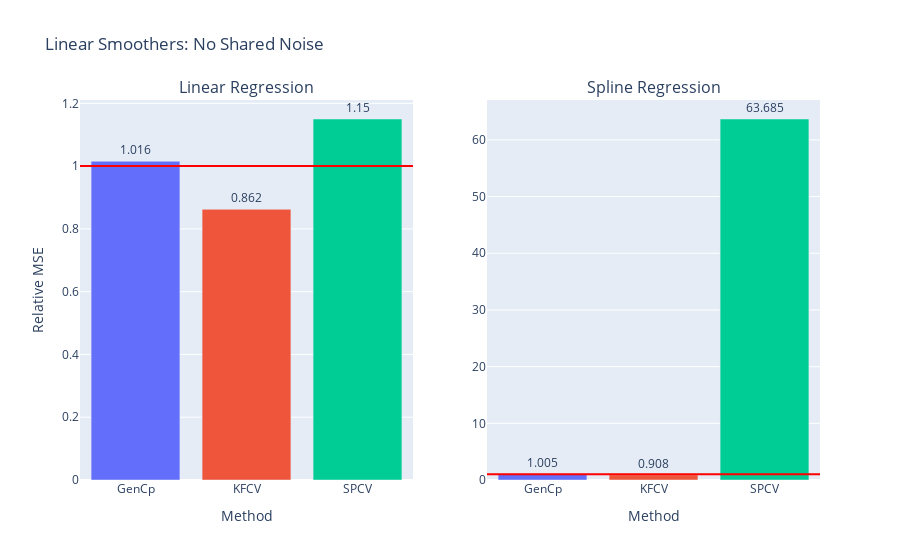

The notebook cell this image was saved under:
### Code cell
fig = gen_model_barplots(
    model_errs, 
    model_names, 
    est_names, 
    title="Linear Smoothers: No Shared Noise"
)
fig.show()

### Figure 1 — Plotly figure (JSON) as saved in the notebook; plotly's stock layout.template omitted (floating-point values rounded to 4 significant figures)
{"data": [{"marker": {"color": ["#636EFA", "#EF553B", "#00CC96", "#AB63FA", "#FFA15A", "#19D3F3", "#FF6692", "#B6E880", "#FF97FF", "#FECB52"]}, "text": [1.016, 0.862, 1.15], "textposition": "outside", "type": "bar", "x": ["GenCp", "KFCV", "SPCV"], "xaxis": "x", "y": [1.016, 0.8625, 1.15], "yaxis": "y"}, {"marker": {"color": ["#636EFA", "#EF553B", "#00CC96", "#AB63FA", "#FFA15A", "#19D3F3", "#FF6692", "#B6E880", "#FF97FF", "#FECB52"]}, "text": [1.005, 0.908, 63.69], "textposition": "outside", "type": "bar", "x": ["GenCp", "KFCV", "SPCV"], "xaxis": "x2", "y": [1.005, 0.9075, 63.69], "yaxis": "y2"}], "layout": {"annotations": [{"font": {"size": 16}, "showarrow": false, "text": "Linear Regression", "x": 0.225, "xanchor": "center", "xref": "paper", "y": 1, "yanchor": "bottom", "yref": "paper"}, {"font": {"size": 16}, "showarrow": false, "text": "Spline Regression", "x": 0.775, "xanchor": "center", "xref": "paper", "y": 1, "yanchor": "bottom", "yref": "paper"}], "shapes": [{"line": {"color": "red"}, "type": "line", "x0": 0, "x1": 1, "xref": "x domain", "y0": 1, "y1": 1, "yref": "y"}, {"line": {"color": "red"}, "type": "line", "x0": 0, "x1": 1, "xref": "x2 domain", "y0": 1, "y1": 1, "yref": "y2"}], "showlegend": false, "title": {"text": "Linear Smoothers: No Shared Noise"}, "xaxis": {"anchor": "y", "domain": [0, 0.45], "title": {"text": "Method"}}, "xaxis2": {"anchor": "y2", "domain": [0.55, 1], "title": {"text": "Method"}}, "yaxis": {"anchor": "x", "domain": [0, 1], "title": {"text": "Relative MSE"}}, "yaxis2": {"anchor": "x2", "domain": [0, 1]}}}
